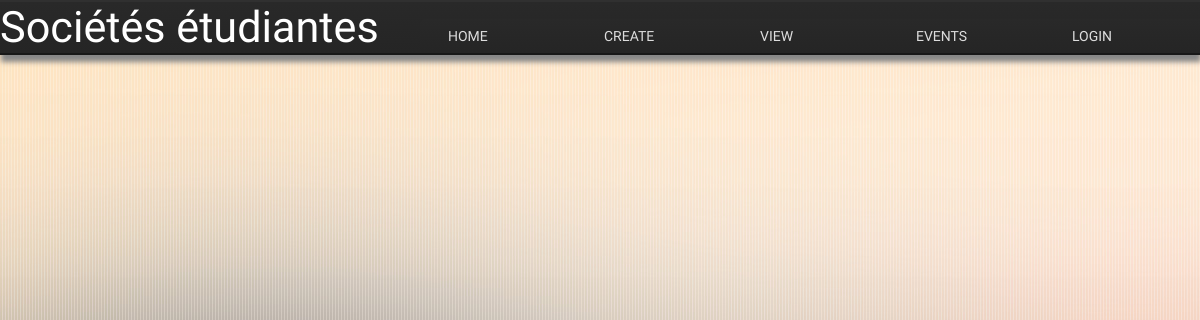
Page /viewmentor.php on the earlier database version.
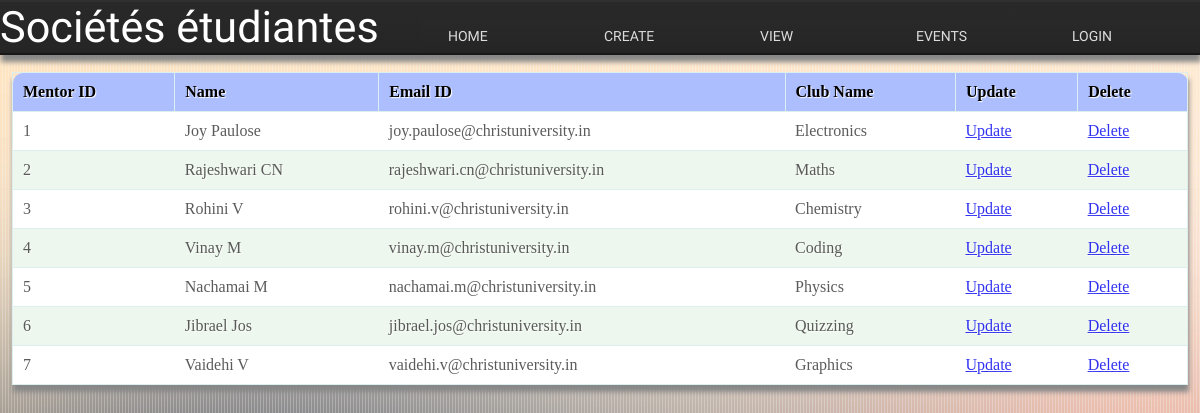
Same page on the later database version.
### tables this page shows
CREATE TABLE `mentor` (
  `mentorid` int(5) NOT NULL DEFAULT '0',
  `mentorname` varchar(30) DEFAULT NULL,
  `emailid` varchar(40) DEFAULT NULL,
  `clubid` int(5) DEFAULT NULL,
  PRIMARY KEY (`mentorid`),
  KEY `clubid` (`clubid`),
  CONSTRAINT `mentor_ibfk_1` FOREIGN KEY (`clubid`) REFERENCES `club` (`clubid`)
);

CREATE TABLE `club` (
  `clubid` int(5) NOT NULL DEFAULT '0',
  `clubname` varchar(30) DEFAULT NULL,
  `classroomid` int(5) DEFAULT NULL,
  PRIMARY KEY (`clubid`),
  UNIQUE KEY `clubname` (`clubname`),
  UNIQUE KEY `classroomid` (`classroomid`)
);

### viewmentor.php (the view, shortened to what this page needs)
<!DOCTYPE html>
	<head>
		<link rel="stylesheet" href="css/style.css">
	</head>
	<body>
	<?php
		include "nav.php";
		$con=mysqli_connect("localhost","root","") or die("not connected");
		$sql = "SELECT m.mentorid, m.mentorname, m.emailid, c.clubname FROM mentor m, club c where m.clubid=c.clubid";
		$result = mysqli_query($con, $sql);
	if (mysqli_num_rows($result) > 0)
	{
    	echo "<table border='1' cellpadding='5' cellspacing='5' width='90%'><thead> <tr><th> Mentor ID </th> <th> Name </th> <th> Email ID </th> <th> Club Name </th><th> Update </th> <th> Delete </th> </tr> </thead> <br><br>";
        while($row = mysqli_fetch_assoc($result))
    	{
   		 	echo "<tr> <td>" . $row["mentorid"]."</td>
        	<td>". $row["mentorname"]. "</td>
        	<td>". $row["emailid"]. "</td>
        	<td>". $row["clubname"]. "</td>
        	<td> <a href='mentorupdate.php?id=".$row['mentorid']."'>Update </a> </td>
        	<td> <a href='deletementor.php?id=".$row['mentorid']."'>Delete </a> </td>
        	 </tr>";
	  	}
	  	echo "</table>";
	}
	else
 	{
    	echo "0 results";
	}
?>

### nav.php (shortened to what this page needs)
<div class="top">
	<div class="header">
		<span> Soci&eacute;t&eacute;s &eacute;tudiantes </span>
	</div>
	<div class="nav">
		<ul class="menu">
	    	<li><a href="index.php">Home</a></li>
	    	<li class="active"><a href="#">Create</a>
	    	</li>
	    	<li><a href="#">View </a>
	    	</li>
	    	<li><a href="#">Events</a></li>
	    	<li><a href="#">Login</a></li>
		</ul>
	</div>
</div>
<br>
<hr>

### css/style.css (style rules this page uses)
body { background-image: url("../images/Elegant_Background-3.jpg"); margin:0; padding:0; }
.top { box-shadow: 1px 7px 5px #888888; width:100%; position:fixed; background: -moz-linear-gradient(#292929, #252525); background: -ms-linear-gradient(#292929, #252525); background: -webkit-gradient(linear, left top, left bottom, color-stop(0%, #292929), color-stop(100%, #252525)); background: -webkit-linear-gradient(#292929, #252525); background: -o-linear-gradient(#292929, #252525); filter: progid:DXImageTransform.Microsoft.gradient(startColorstr='#292929', endColorstr='#252525');#6D6686 -ms-filter: "progid:DXImageTransform.Microsoft.gradient(startColorstr='#292929', endColorstr='#252525')"; background: linear-gradient(#292929, #252525); margin-top: 0; border-bottom: 2px solid #181818; border-top: 2px solid #303030; z-index: 999; }
.header { font-family: 'Kaushan Script', cursive; font-size: 270%; color:white; display:inline; }
.nav { transform: translateY(50%); display:inline; width: 65%; float:right; font-family: 'Kaushan Script', cursive; font-size: 140%; color:#6D6686; }
.menu, .menu ul { list-style: none; padding: 0; margin: 0 auto; }
.menu { height: 28px; }
.menu li { background: -moz-linear-gradient(#292929, #252525); background: -ms-linear-gradient(#292929, #252525); background: -webkit-gradient(linear, left top, left bottom, color-stop(0%, #292929), color-stop(100%, #252525)); background: -webkit-linear-gradient(#292929, #252525); background: -o-linear-gradient(#292929, #252525); filter: progid:DXImageTransform.Microsoft.gradient(startColorstr='#292929', endColorstr='#252525');#6D6686 -ms-filter: "progid:DXImageTransform.Microsoft.gradient(startColorstr='#292929', endColorstr='#252525')"; background: linear-gradient(#292929, #252525); min-width: 20%; }
.menu > li { display: block; float: left; position: relative; }
.menu > li:first-child { border-radius: 5px 0 0; }
.menu a { border-left: 3px solid rgba(0, 0, 0, 0); color:#DDDDDD; display: block; font-family: 'Kaushan Script', cursive; font-size: 14px; line-height: 34px; padding: 0 25px; text-decoration: none; text-transform: uppercase; }
table { border: solid 1px #DDEEEE; border-collapse: collapse; border-spacing: 0; width:98%; margin: 0 auto; box-shadow: 1px 7px 5px #888888; }
table thead th { background-color: #ADBEFE; border: solid 1px #DDEEEE; color: black; padding: 10px; text-align: left; text-shadow: 1px 1px 1px #fff; margin: 0 auto; top: auto; }
table tbody td { border: solid 1px #DDEEEE; color: #333; opacity:0.8; padding: 10px; text-shadow: 1px 1px 1px #fff; border-left: none; border-right: none; margin: 0 auto; }
table tbody tr:nth-child(odd) { background-color: #fff; }
table tbody tr:nth-child(even) { background-color: #EEF7EE; }
table thead th:first-child { border-radius: 10px 0 0 0; }
table thead th:last-child { border-radius: 0 10px 0 0; }

Differences in the rows shown:
added mentor: mentorid "1", mentorname "Joy Paulose", emailid "joy.paulose@christuniversity.in", clubid.clubname "Electronics"
added mentor: mentorid "2", mentorname "Rajeshwari CN", emailid "rajeshwari.cn@christuniversity.in", clubid.clubname "Maths"
added mentor: mentorid "3", mentorname "Rohini V", emailid "rohini.v@christuniversity.in", clubid.clubname "Chemistry"
added mentor: mentorid "4", mentorname "Vinay M", emailid "vinay.m@christuniversity.in", clubid.clubname "Coding"
added mentor: mentorid "5", mentorname "Nachamai M", emailid "nachamai.m@christuniversity.in", clubid.clubname "Physics"
added mentor: mentorid "6", mentorname "Jibrael Jos", emailid "jibrael.jos@christuniversity.in", clubid.clubname "Quizzing"
added mentor: mentorid "7", mentorname "Vaidehi V", emailid "vaidehi.v@christuniversity.in", clubid.clubname "Graphics"
Other differences:
text no longer shown: "0 results"
text now shown: "Mentor ID Name Email ID Club Name Update Delete"
